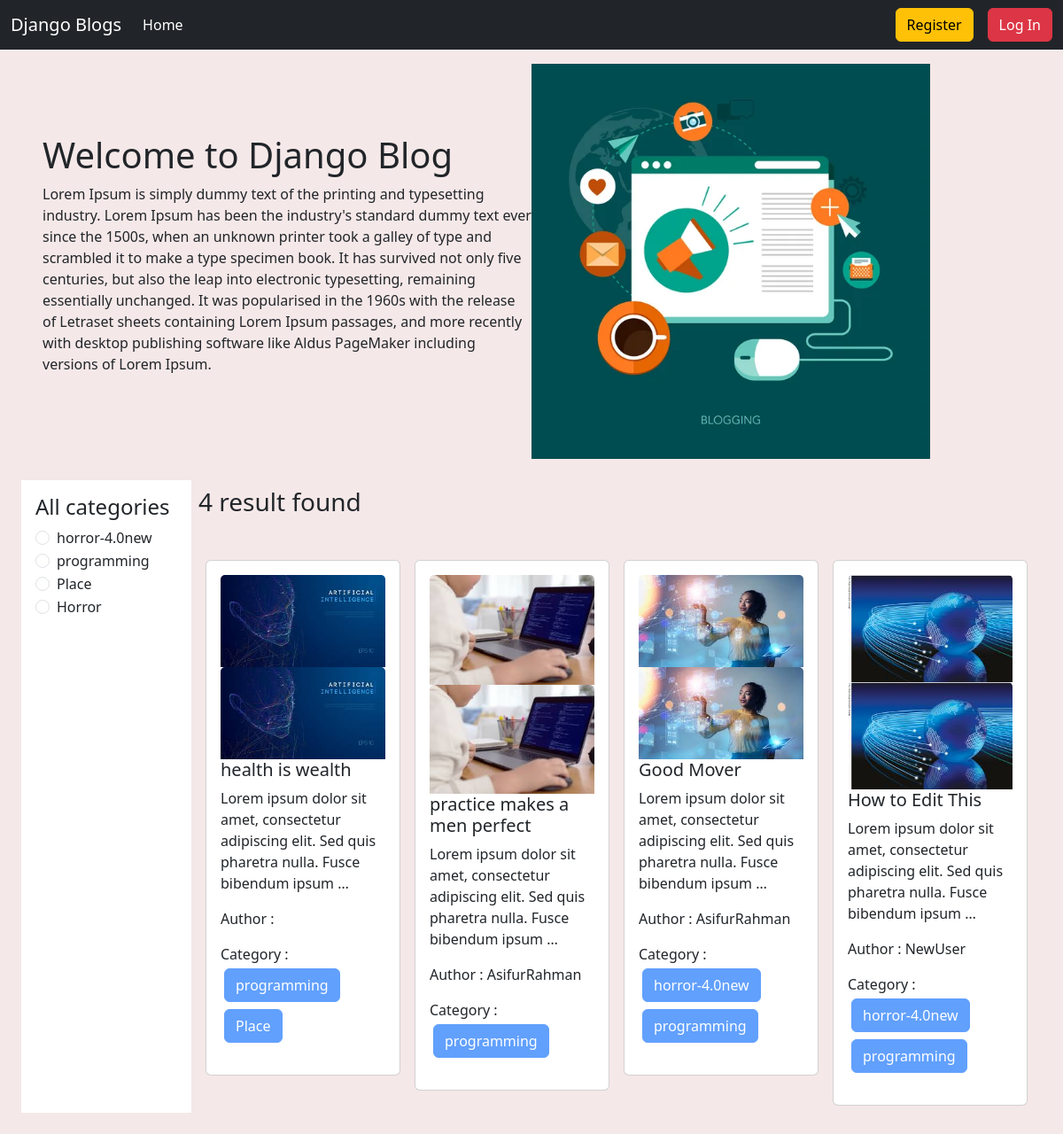
The page / on the database its author committed.
### categories/models.py (models this page shows, shortened)
class category(models.Model):
    name=models.CharField(max_length=50)
    slug=models.SlugField(max_length=100,unique=True,null=True,blank=True)

### posts/models.py (models this page shows, shortened)
class post(models.Model):
    title=models.CharField(max_length=100)
    content=models.TextField()
    category=models.ManyToManyField(category)
    author = models.ForeignKey(User, on_delete=models.CASCADE)
    image=models.ImageField(upload_to='posts/media/uploads/',blank=True,null=True)

### blogpProject/views.py (the view)
# urls.py: 2. Add a URL to urlpatterns:  path('', views.home, name='home')
def home(request ,category_slug=None):
    data=post.objects.all()
    if category_slug is not None:
        categorya=category.objects.get(slug=category_slug)
        data=post.objects.filter(category=categorya)
    categorys=category.objects.all()
    return render(request,'home.html',{'data':data , 'category':categorys})

### templates/home.html
{% extends "base.html" %}
{% load static %}
{% block content %}
<div class="d-flex flex-wrap align-items-center px-5 pt-3  ">
<div class="col-6 ">
  <h1>Welcome to Django Blog</h1>
  <p>
    Lorem Ipsum is simply dummy text of the printing and typesetting industry. Lorem Ipsum has been the industry's standard dummy text ever since the 1500s, when an unknown printer took a galley of type and scrambled it to make a type specimen book. It has survived not only five centuries, but also the leap into electronic typesetting, remaining essentially unchanged. It was popularised in the 1960s with the release of Letraset sheets containing Lorem Ipsum passages, and more recently with desktop publishing software like Aldus PageMaker including versions of Lorem Ipsum.
  </p>
</div>
<div class="col-6  ">
<img style="width:450px;" src="{% static 'heder.jpg' %}">
</div>
</div>
<div class="d-flex flex-wrap p-4">
<div class="col-2 bg-white p-3">
  <h4>All  categories</h4>
  {% for i in category %}
  <div class="form-check">
    <input class="form-check-input" type="radio" name="category" id="{{cat.id}}">
    <label class="form-check-label" for="{{i.id}}">
       <a class="text-decoration-none text-dark" href="{% url "category_wise_post" i.slug %}" >{{i.name}}</a>
    </label>
  </div>
  {% endfor %}
</div>
<div class="col-10 p-2">
  <h3>{{data | length}} result found</h3>
  <div class="d-flex flex-wrap mt-5 ">
    {% for post in data %}
    <div class="col-sm-3 mb-3 mb-sm-0">
      <div class="card mx-2">
        <div class="card-body">
       {% if post.image %}
     <img src="{{ post.image.url }}" class="card-img-top">
   {% else %}
    <img src="path/to/placeholder/image.jpg" class="card-img-top">
    {% endif %}
    <img src="{{ post.image.url }}" class="card-img-top">
          <h5 class="card-title"><a href="{% url 'details' post.id %}" class="text-decoration-none text-dark">{{post.title}}</a></h5>
          <p class="card-text">{{post.content | truncatewords:15 }}</p>
          <p>Author : {{post.author.first_name}}{{post.author.last_name}}</p>
          <p>Category : {% for i in post.category.all %}
            <button class="btn btn-primary sm m-1" disabled>{{i.name}} </button>
            {% endfor %} </p>
        </div>
      </div>
    </div>
    {% endfor %}
  </div>
</div>
</div>
{% endblock %}

### templates/base.html (shortened to what this page needs)
<!doctype html>
<html lang="en">
  <head>
    <link href="https://cdn.jsdelivr.net/npm/bootstrap@5.3.3/dist/css/bootstrap.min.css" rel="stylesheet">
  </head>
  <body style="background-color:#f5e8e8">
    <nav class="navbar navbar-expand-lg navbar-dark bg-dark">
        <div class="container-fluid">
          <a class="navbar-brand" href="#">Django Blogs</a>
          <div class="collapse navbar-collapse" id="navbarSupportedContent">
            <ul class="navbar-nav me-auto mb-2 mb-lg-0">
              <li class="nav-item">
                <a class="nav-link active" aria-current="page" href="{% url "homepage" %}">Home</a>
              </li>
            </ul>
            <div class="d-flex " >
              <ul class="navbar-nav me-auto mb-2 mb-lg-0 gap-3">
                {% if request.user.is_authenticated %}
              <li class="nav-item mx-3">
                <a class="nav-lin btn btn-warning" href="{% url "profile" %}">Profile</a>
              </li>
              <li class="nav-item">
                <a class="nav-lin btn btn-warning" href="{% url "user_logout" %}">LogOut</a>
              </li>
              {% else %}
              <li class="nav-item">
                <a class="nav-lin btn btn-warning" href="{% url "register" %}">Register</a>
              </li>
              <li class="nav-item">
                <a class="nav-lin btn btn-danger" href="{% url "userlogin" %}">Log In</a>
              </li>
              {% endif %}
            </ul>
            </div>
          </div>
        </div>
      </nav>
      {% block content %}{% endblock content %}
  </body>
</html>

### rows shown on the page
category: name "horror-4.0new"
category: name "programming"
category: name "Place"
category: name "Horror"
post: image (picture), title "health is wealth", content "Lorem ipsum dolor sit amet, consectetur adipiscing elit. Sed quis pharetra nulla. Fusce bibendum ipsum …"
post: image (picture), title "practice makes a men perfect", content "Lorem ipsum dolor sit amet, consectetur adipiscing elit. Sed quis pharetra nulla. Fusce bibendum ipsum …", author.first_name "Asifur", author.last_name "Rahman"
post: image (picture), title "Good Mover", content "Lorem ipsum dolor sit amet, consectetur adipiscing elit. Sed quis pharetra nulla. Fusce bibendum ipsum …", author.first_name "Asifur", author.last_name "Rahman"
post: image (picture), title "How to Edit This", content "Lorem ipsum dolor sit amet, consectetur adipiscing elit. Sed quis pharetra nulla. Fusce bibendum ipsum …", author.first_name "New", author.last_name "User"

### other values the page prints
{{ data | length }} "4"
